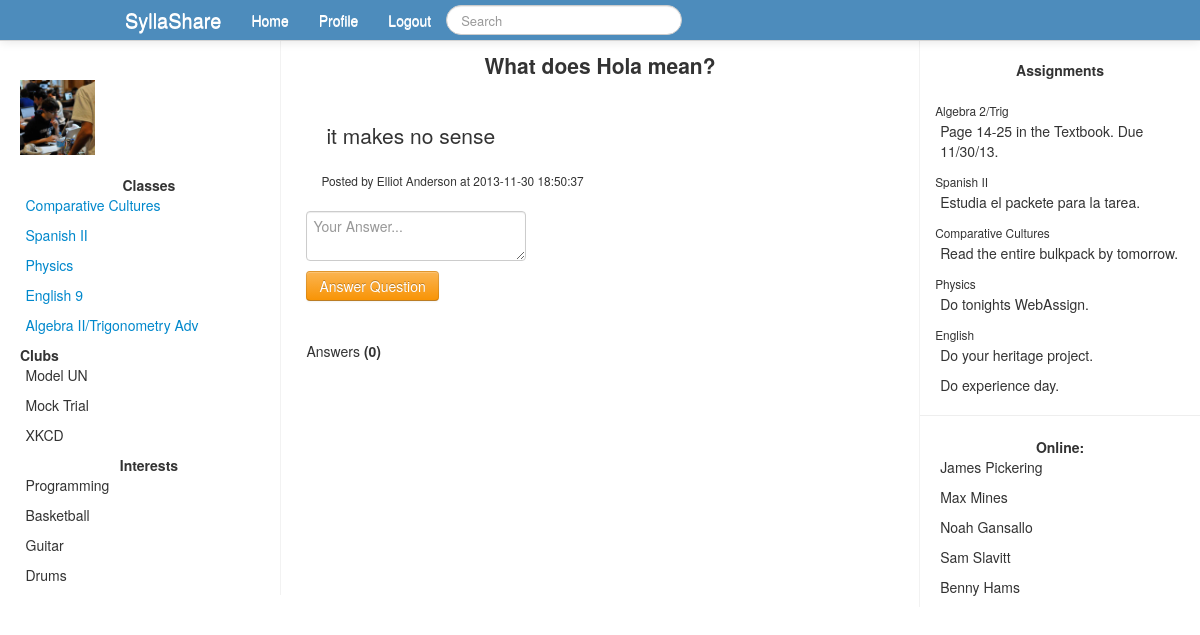
The page /question.php?id=10 (signed in) on the database its author committed.
### tables this page shows
CREATE TABLE `class` (
  `id` int(11) NOT NULL AUTO_INCREMENT,
  `classid` int(11) NOT NULL,
  `userid` int(11) NOT NULL,
  PRIMARY KEY (`id`)
);

CREATE TABLE `classes` (
  `id` int(11) NOT NULL AUTO_INCREMENT,
  `name` varchar(60) NOT NULL,
  PRIMARY KEY (`id`)
);

CREATE TABLE `forumposts` (
  `id` int(11) NOT NULL AUTO_INCREMENT,
  `poster` int(11) NOT NULL,
  `classid` int(11) NOT NULL,
  `question` varchar(200) NOT NULL,
  `content` varchar(5000) NOT NULL,
  `timeposted` datetime NOT NULL,
  PRIMARY KEY (`id`)
);

CREATE TABLE `users` (
  `id` int(11) NOT NULL AUTO_INCREMENT,
  `firstname` varchar(40) NOT NULL,
  `lastname` varchar(40) NOT NULL,
  `email` varchar(255) NOT NULL,
  `password` varchar(36) NOT NULL,
  `activated` int(1) NOT NULL DEFAULT '0',
  `code` int(8) NOT NULL,
  `grade` int(2) NOT NULL,
  PRIMARY KEY (`id`)
);

### question.php (the view, shortened to what this page needs)
<?php
include_once('database.php');
$userid = $_SESSION['id'];
$questionid = $_GET['id'];
include_once('header.php');
?>
<div class="span6">
<?php
$getquestioninfo = "SELECT * FROM forumposts WHERE id=$questionid";
$getquestioninfor = mysqli_query($connect, $getquestioninfo);
while ($row = mysqli_fetch_assoc($getquestioninfor)){
	$poster = $row['poster'];
	$question = $row['question'];
	$content = $row['content'];
	$timeposted = $row['timeposted'];
}
$getposterinfo = "SELECT firstname,lastname FROM users WHERE id=$poster";
$getposterinfor = mysqli_query($connect, $getposterinfo);
while ($row = mysqli_fetch_assoc($getposterinfor)){
	$firstname = $row['firstname'];
	$lastname = $row['lastname'];
	$poster = $firstname.' '.$lastname;
}
echo '<center><h1 class="lead"><b>'.$question.'</b></h1><br /></center>';
echo '<p class="lead">'.$content.'</p><small>Posted by '.$poster.' at '.$timeposted.'</small><br />';
echo '<br />';
echo '<form action="question.php?id='.$questionid.'" method="POST">
<textarea name="comment" placeholder="Your Answer..." class="form-control"></textarea><br />
<input type="submit" value="Answer Question" class="btn btn-warning" /></form>';
$getcomments = "SELECT * FROM forumcomment WHERE postid=$questionid";
$runcomments = mysqli_query($connect, $getcomments);
echo '<br />Answers <b>('.mysqli_num_rows($runcomments).')</b><br />';
?>
</div>
<?php
include_once('rightbar.php');
?>

### header.php (shortened to what this page needs)
<!DOCTYPE html>
<html lang="en">
<head>
<link href="css/bootstrap.min.css" rel="stylesheet" />
</head>
<body>
<div class="navbar navbar-fixed-top" >
	<div class="navbar-inner">
		<div class="container" >
			<ul class="nav">
				<li>
					<a class="brand" href="#">SyllaShare</a>
				</li>
				<?php
				if (!isset($_SESSION['id'])){
					?>
					<form action="login.php" method="POST" class="navbar-form pull-left">
						<input type="email" name="logemail" placeholder="Email" />
						<input type="password" name="logpassword" placeholder="Password" />
						<input type="submit" value="Log In" />
					</form>
					<?
				} else {
				?>
				<li><a href="home.php">Home</a></li>
				<li><a href="#">Profile</a></li>
				<form class="navbar-search pull-right">
					<input type="text" class="search-query" name="q" placeholder="Search" />
				</form>
				<li><a href="logout.php">Logout</a></li>
				<? }?>
			</ul>
		</div>
	</div>
</div>
<?
if (isset($_SESSION['id'])){
	?>
<br /><br />
<div class="row-fluid" style="height: 100%;">
<div class="span3" style="padding-left: 20px; padding-right: 2px; border-right: 1px solid #f2f2f2;">
<div class="innercontent" >
<br />
<p class="lead">
<div id="pic-right" style="float: right;padding-right: 35px; padding-top: 50px; position: relative; ">
</div>
<div class="pic-left" style="position: relative;" >
<img src="propic.jpg" height="75" width="75" />
</div>
<br />
<center>
<b>Classes</b><br />
</center>
<?php
$getclasses = "SELECT * FROM class WHERE userid=$userid";
$runclasses = mysqli_query($connect, $getclasses);
while ($row = mysqli_fetch_assoc($runclasses)){
	$classid = $row['classid'];
	$getclassinfo = "SELECT name FROM classes WHERE id=$classid";
	$runclassinfo = mysqli_query($connect, $getclassinfo);
	while ($row2 = mysqli_fetch_assoc($runclassinfo)){
		$classname = $row2['name'];
	}
	echo '<span class="spanright"><a href="class.php?id='.$classid.'">'.$classname.'</a></span><br />';
}
?>
<b>Clubs</b><br />
<span class="spanright">Model UN</span><br />
<span class="spanright">Mock Trial</span><br />
<span class="spanright">XKCD</span><br />
<br />
<center>
<b>Interests</b><br />
<span class="spanright">Programming</span><br />
<span class="spanright">Basketball</span><br />
<span class="spanright">Guitar</span><br />
<span class="spanright">Drums</span><br />
</center>
</p>
</div>
</div>
<?php
}
?>

### header.php (style rules this page uses)
.navbar-inner { background-color: #4d8cbc; background-image: none; color: #FFFFFF; }
.navbar .nav > li > a { color: #FFFFFF; }
.spanright { text-align: left; padding-right: 4px; }

### rightbar.php (style rules this page uses)
small { padding-left: 15px; }
p { padding-left: 20px; }

### rows shown on the page
class: classid.name "Comparative Cultures"
class: classid.name "Spanish II"
class: classid.name "Physics"
class: classid.name "English 9"
class: classid.name "Algebra II/Trigonometry Adv"
forumposts: question "What does Hola mean?", content "it makes no sense", timeposted "2013-11-30 18:50:37"
users: poster "Elliot Anderson"

### other values the page prints
mysqli_num_rows($runcomments) "0"
